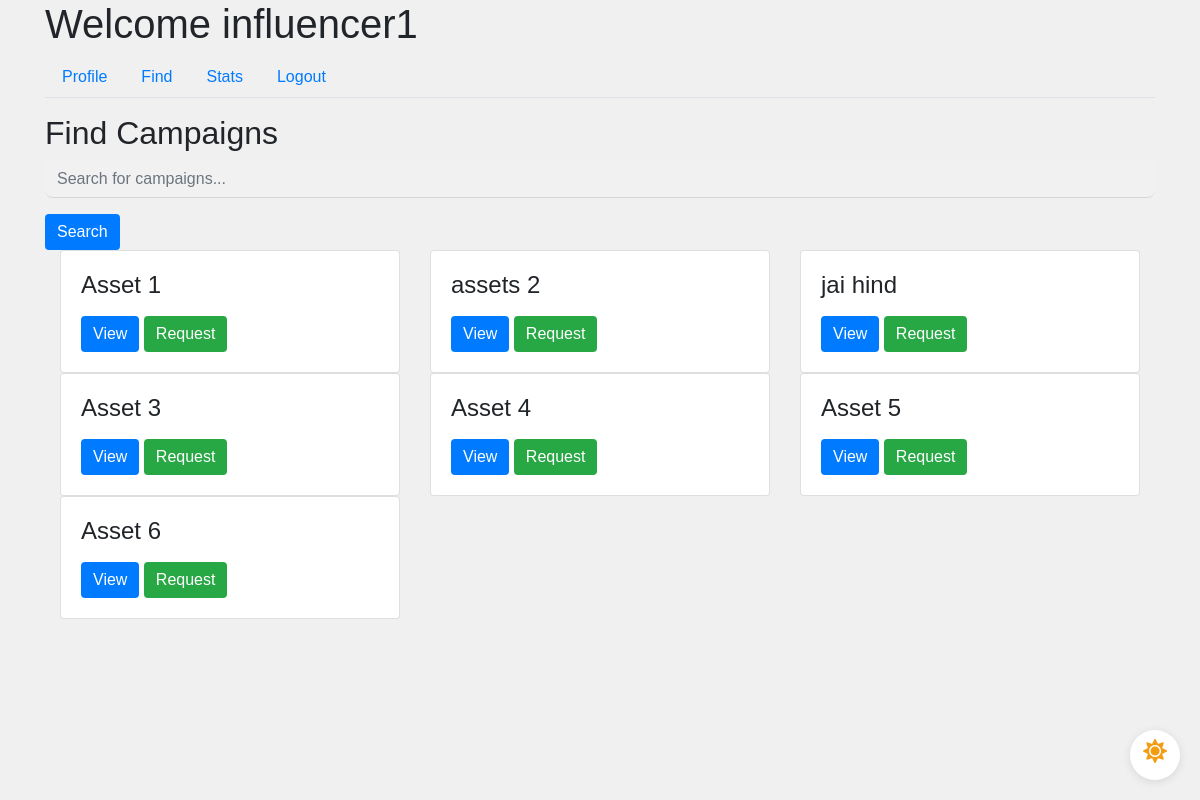
/influencer/find (signed in), run on an earlier commit of the app's database.
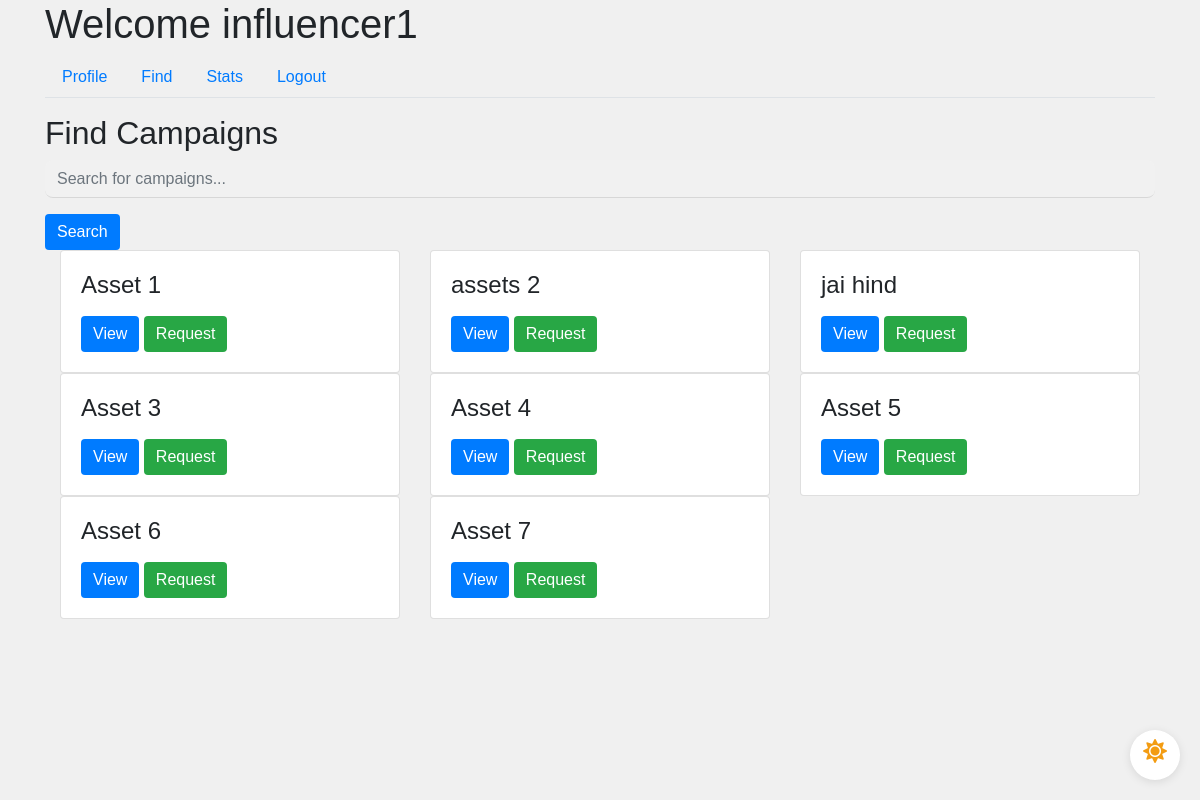
And on a later commit of the database.
### app/models.py (models this page shows)
class Campaign(db.Model):
    id = db.Column(db.Integer, primary_key=True)
    name = db.Column(db.String(100), nullable=False)
    description = db.Column(db.Text, nullable=False)
    budget = db.Column(db.Float, nullable=False)
    visibility = db.Column(db.String(10), nullable=False)  # 'public', 'private'
    start_date = db.Column(db.Date, nullable=False)
    end_date = db.Column(db.Date, nullable=False)
    user_id = db.Column(db.Integer, db.ForeignKey('user.id'), nullable=False)
    ad_requests = db.relationship('AdRequest', backref='campaign', lazy=True)
    flag = db.Column(db.Boolean, default=False, nullable=False)  # Add flag column

### app/routes.py (the view)
@main.route('/influencer/find')
@login_required
def influencer_find():
    if current_user.role == 'influencer':
        search_query = request.args.get('search', '')
        if search_query:
            active_campaigns = Campaign.query.filter(Campaign.name.ilike(f'%{search_query}%')).all()
        else:
            active_campaigns = Campaign.query.filter_by(visibility='public').all()
        return render_template('influencer_find.html', influencer=current_user, active_campaigns=active_campaigns)
    return redirect(url_for('main.home'))

### app/models.py (called while the page is built)
@login_manager.user_loader
def load_user(user_id):
    return User.query.get(int(user_id))

### app/templates/influencer_find.html (shortened to what this page needs)
{% extends "influencer_dashboard.html" %}
{% block tab_content %}
<h2>Find Campaigns</h2>
<form method="GET" action="{{ url_for('main.influencer_find') }}">
    <div class="form-group">
        <input type="text" name="search" class="form-control" placeholder="Search for campaigns...">
    </div>
    <button type="submit" class="btn btn-primary">Search</button>
</form>
<div class="scrollable-container scrollable-container-custom-height-infl-4">
    <div class="row-container">
        {% for campaign in active_campaigns %}
        <div class="col-md-4">
            <div class="request-box card">
                <div class="card-body">
                    <h4 class="card-title">{{ campaign.name }}</h4>
                    <button class="btn btn-primary" data-toggle="modal" data-target="#campaignModal" data-id="{{ campaign.id }}">View</button>
                    {% if campaign.flag == 0 and current_user.flag == 0 %}
                        <a href="{{ url_for('main.new_ad_request_infl', campaign_id=campaign.id, influencer_id=influencer.id) }}" class="btn btn-success">Request</a>
                    {% endif %}
                </div>
            </div>
        </div>
        {% endfor %}
    </div>
{% endblock %}

What changed in the data, as far as the page shows it:
added Campaign: name "Asset 7"
